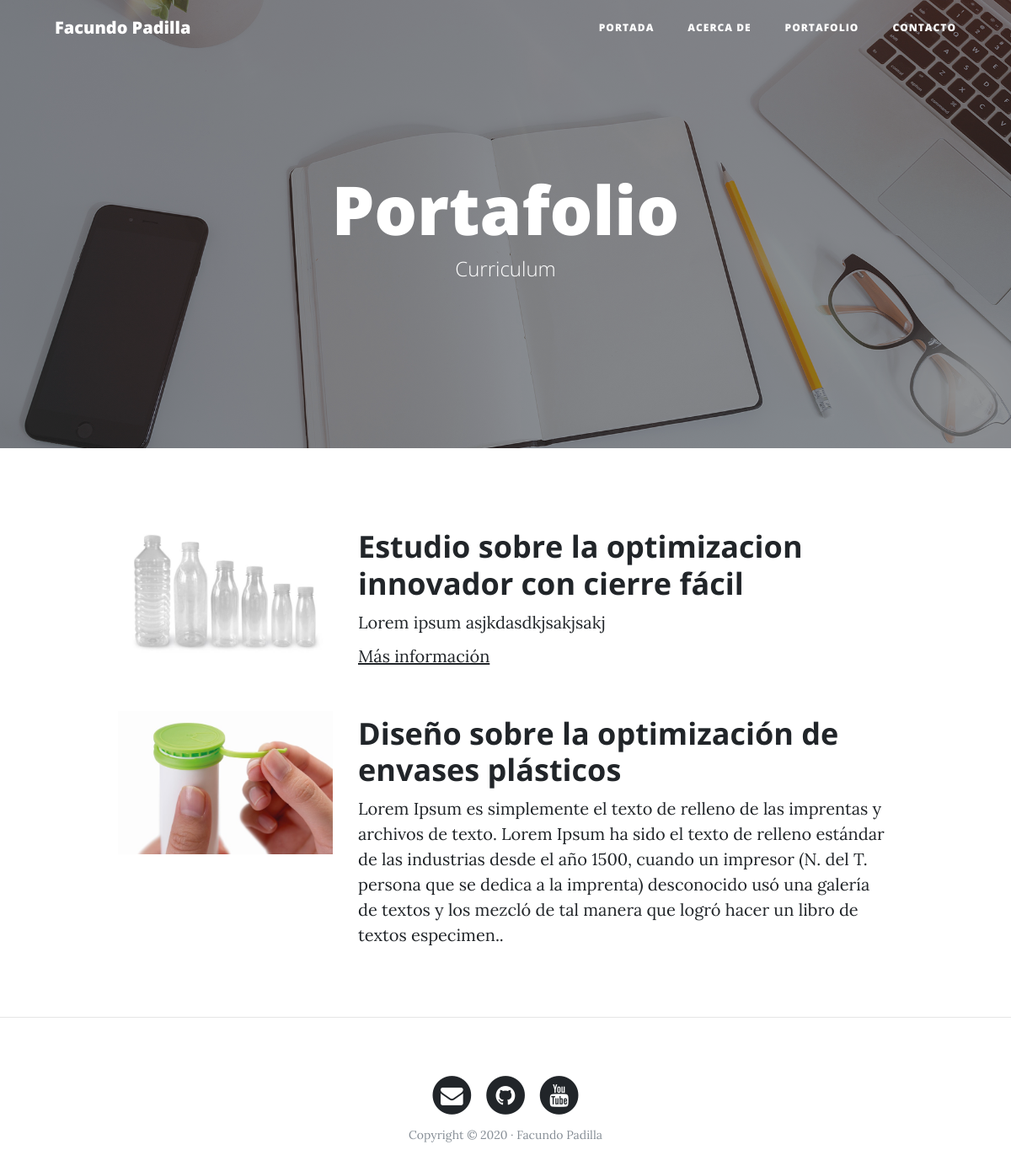
The page /portfolio/ on the database its author committed.
### portfolio/models.py (models this page shows, shortened)
class Project(models.Model):
    title = models.CharField(max_length=200, verbose_name="Titulo")
    description = models.TextField(verbose_name="Descripción")
    image = models.ImageField(verbose_name="Imagen", upload_to="projects")
    link = models.URLField(verbose_name="Dirección web", null=True, blank=True)
    created = models.DateTimeField(auto_now_add=True, verbose_name="Fecha de creación")
    updated = models.DateTimeField(auto_now=True, verbose_name="Fecha de edición")
    class Meta:
        verbose_name = "proyecto"
        verbose_name_plural = "proyectos"
        ordering = ['-created']

### portfolio/views.py (the view)
# urls.py: path('portfolio/', portfolio_views.portfolio, name="portfolio"),
def portfolio(request):
    projects = Project.objects.all()
    return render(request, "portfolio/portfolio.html", {'projects':projects})

### portfolio/templates/portfolio/portfolio.html (shortened to what this page needs)
{% extends 'core/base.html' %}
{% block background %}{% load static %}{% static 'core/img/portfolio-bg.jpg' %}{% endblock %}
{% block headers %}
<h1>Portafolio</h1>
<span class="subheading">Curriculum</span>
{% endblock %}
{% block content %}
    {% for project in projects %}
            <div class="row project">
                <div class="col-lg-3 col-md-4 offset-lg-1">
                    <img class="img-fluid" src="{{ project.image.url }}" alt="">
                </div>
                <div class="col-lg-7 col-md-8">
                    <h2 class="section-heading title">{{ project.title }}</h2>
                <p>{{ project.description }}</p>
                {% if project.link %}
                    <p><a href="{{ project.link }}">Más información</a></p>
                {% endif %}
                </div>
        </div>
    {% endfor %}
{% endblock %}

### core/templates/core/base.html (shortened to what this page needs)
<!DOCTYPE html>
<html lang="es">
  <head>
    {% load static %}
    <link href="{% static 'core/vendor/bootstrap/css/bootstrap.min.css' %}" rel="stylesheet">
    <link href="{% static 'core/vendor/font-awesome/css/font-awesome.min.css' %}" rel="stylesheet" type="text/css">
    <link href="{% static 'core/css/clean-blog.min.css' %}" rel="stylesheet">
  </head>
  <body>
    <nav class="navbar navbar-expand-lg navbar-light fixed-top" id="mainNav">
      <div class="container">
        <a class="navbar-brand" href="{% url 'home' %}">Facundo Padilla</a>
        <div class="collapse navbar-collapse" id="navbarResponsive">
          <ul class="navbar-nav ml-auto">
            <li class="nav-item">
              <a class="nav-link" href="{% url 'home' %}">Portada</a>
            </li>
            <li class="nav-item">
              <a class="nav-link" href="{% url 'about' %}">Acerca de</a>
            </li>
            <li class="nav-item">
              <a class="nav-link" href="{% url 'portfolio' %}">Portafolio</a>
            </li>
            <li class="nav-item">
              <a class="nav-link" href="{% url 'contact' %}">Contacto</a>
            </li>
          </ul>
        </div>
      </div>
    </nav>
    <header class="masthead" style="background-image: url('{% block background %}{% endblock %}')">
      <div class="overlay"></div>
      <div class="container">
        <div class="row">
          <div class="col-lg-8 col-md-10 mx-auto">
            <div class="site-heading">
              {% block headers %}{% endblock %}
            </div>
          </div>
        </div>
      </div>
    </header>
    <div class="container">
        {% block content %}{% endblock %}
    </div>
    {% if request.path != "/" %}<hr>{% endif %}
    <footer>
      <div class="container">
        <div class="row">
          <div class="col-lg-8 col-md-10 mx-auto">
            <ul class="list-inline text-center">
              <li class="list-inline-item">
                <a href="#">
                  <span class="fa-stack fa-lg">
                    <i class="fa fa-circle fa-stack-2x"></i>
                    <i class="fa fa-envelope fa-stack-1x fa-inverse"></i>
                  </span>
                </a>
              </li>
              <li class="list-inline-item">
                <a href="#">
                  <span class="fa-stack fa-lg">
                    <i class="fa fa-circle fa-stack-2x"></i>
                    <i class="fa fa-github fa-stack-1x fa-inverse"></i>
                  </span>
                </a>
              </li>
              <li class="list-inline-item">
                <a href="#">
                  <span class="fa-stack fa-lg">
                    <i class="fa fa-circle fa-stack-2x"></i>
                    <i class="fa fa-youtube fa-stack-1x fa-inverse"></i>
                  </span>
                </a>
              </li>
            </ul>
            <p class="copyright text-muted">Copyright &copy; 2020 · Facundo Padilla </p>
          </div>
        </div>
      </div>
    </footer>
  </body>
</html>

### rows shown on the page
Project: image (picture), title "Estudio sobre la optimizacion innovador con cierre fácil", description "Lorem ipsum asjkdasdkjsakjsakj"
Project: image (picture), title "Diseño sobre la optimización de envases plásticos", description "Lorem Ipsum es simplemente el texto de relleno de las imprentas y archivos de texto. Lorem Ipsum ha sido el texto de relleno estándar de las industrias desde el año 1500, cuando un impresor (N. del T. persona que se dedica a la imprenta) desconocido usó una galería de textos y los mezcló de tal manera que logró hacer un libro de textos especimen.."
